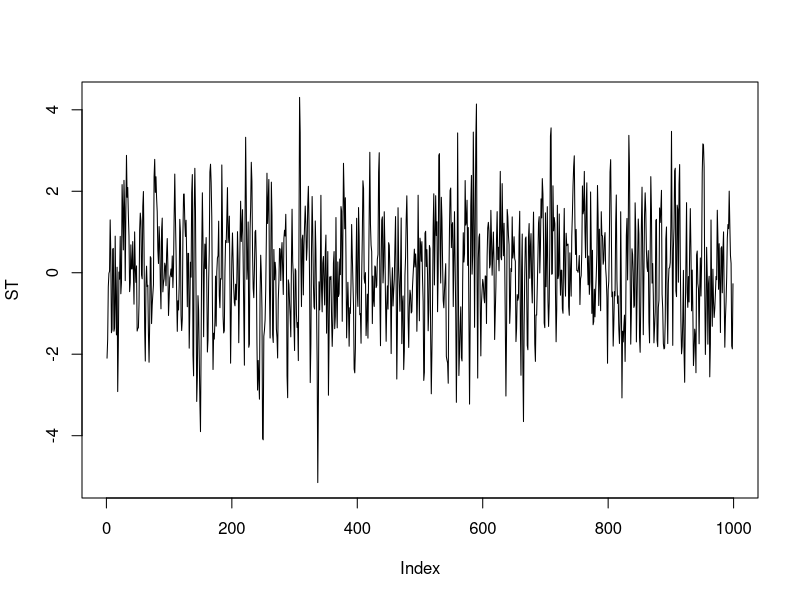
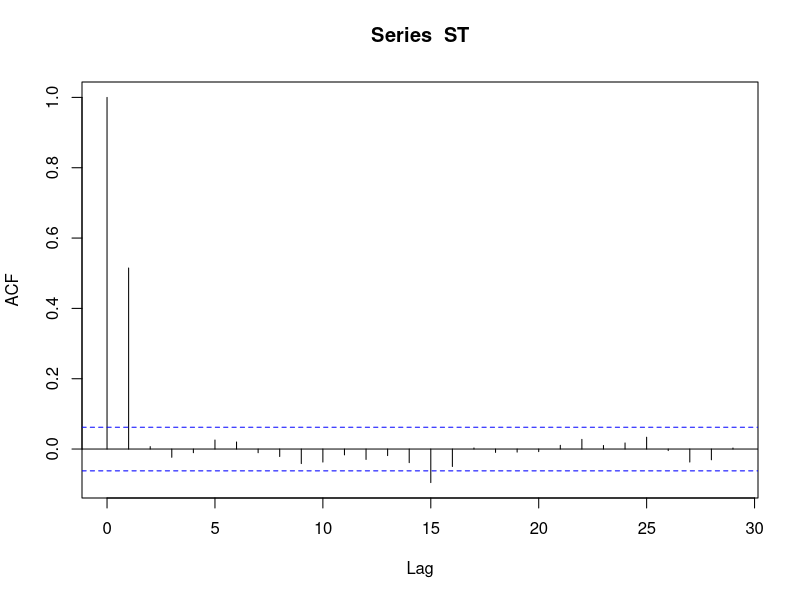

Reproduce these figures in R, in order.
## Nós mostramos matematicamente em sala de aula que a equação Yt= erro_t + erro_t-1, onde
## erro ~ N(0,sigma) é estacionária de segunda ordem. Nesse código vamos provar que isso é
## verdade.

## O primeiro passo foi criar uma função que simule uma ST gerada a partir da equação proposta acima.

soma_erros<-function(N,sigma){
  R<-NULL
  erro<-rnorm(n = N,mean = 0,sd = sigma)
  for(i in 1:(N+1)){
    y<-erro[i]+erro[i-1]
    R[i]<-y
  }
  R<-R[2:N]
   return(R)
}

## teste teste teste

## Em seguida, vamos gerar 1000 informações com variância 1 e, em seguida, plotar a ST gerada a partir
## da equação de soma dos erros.

ST<-soma_erros(1000,1)
plot(ST,type = "l")

## Conforme esperado, a ST gerada é estacionária tanto na média quanto na variância.

## Quanto a autocorelação, observe que a FAC apresenta corte brusco no lag 1, comportamento típico do
## processo gerado acima (um processo MA(1)) e de acordo com os resultados que encontramos matematicamente.

acf(ST)


